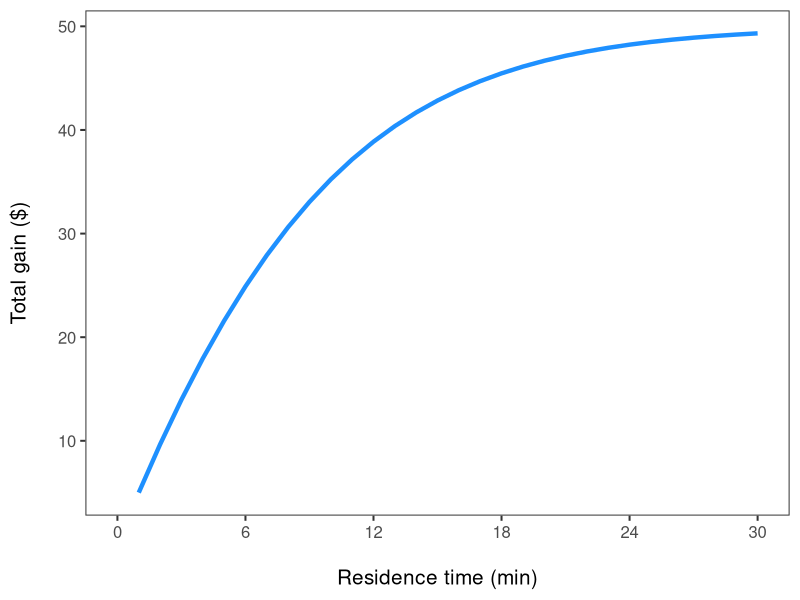
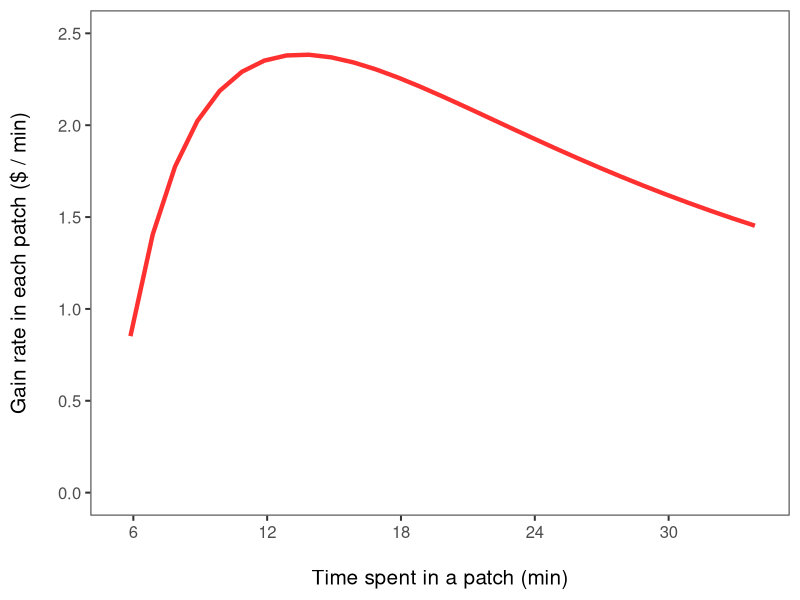

Source code (R) for these figures, in order:
## ---- chunk 1
knitr::opts_chunk$set(
  fig.align = "center",
  warning = FALSE,
  message = FALSE
)
## ---- chunk 2
Tf <- 30               # game duration
N_in_t0 <- 50          # total number of marbles at a given station at the beginning
N1_in_t0 <- 10         # marbles of type 1 at the beginning
N2_in_t0 <- N1_in_t0   # marbles of type 2 at the beginning

Nsubstrat <- N_in_t0 - (N1_in_t0 + N2_in_t0)

lambda_in <- (60 / 10) # searching rate when not handling (marbles that can be drawn / min)
h1_in <- (10 / 60)     # handling time resource type 1 (min / marble)
h2_in <- (10 / 60)     # handling time resource type 2 (min / marble)

e1_in <- 5            # $ gained by consuming a resource of type 1 ($ / marble)
e2_in <- 1            # $ gained by consuming a resource of type 2 ($ / marble)
p1_in <- 1             # if marble of type 1 are taken, p = 1; 0 otherwise
p2_in <- 0             # if marble of type 2 are taken, p = 1; 0 otherwise
## ---- chunk 3
E_in_t0 <- ((lambda_in * (N1_in_t0 / N_in_t0) * e1_in * p1_in) +
            (lambda_in * (N2_in_t0 / N_in_t0) * e2_in * p2_in)) /
            (1 + (lambda_in * (N1_in_t0 / N_in_t0) * h1_in * p1_in) +
            (lambda_in * (N2_in_t0 / N_in_t0) * h2_in * p2_in))


cons1_in_T0 <- (lambda_in * (N1_in_t0 / N_in_t0) * p1_in) /
               (1 + (lambda_in * (N1_in_t0 / N_in_t0) * h1_in * p1_in) +
               (lambda_in * (N2_in_t0 / N_in_t0) * h2_in * p2_in))


cons2_in_T0 <- (lambda_in * (N2_in_t0 / N_in_t0) * p2_in) /
               (1 + (lambda_in * (N1_in_t0 / N_in_t0) * h1_in * p1_in) +
               (lambda_in * (N2_in_t0 / N_in_t0) * h2_in * p2_in))
## ---- chunk 4
E_in_t <- E_in_t0
#cumE_in_t <- E_in_t0
N1_in_t <- N1_in_t0
N2_in_t <- N2_in_t0
N_in_t <- N_in_t0
vN1_in_t <- numeric()
vN2_in_t <- numeric()
vN_in_t <- numeric()
vE_in_t <- numeric()
vnum <- numeric()
vdenom <- numeric()
## ---- chunk 5

for (i in 1:(Tf)) {

  N1_in_t <- N1_in_t -
            ((lambda_in * (N1_in_t / N_in_t) * p1_in) /
             (1 + (lambda_in * (N1_in_t / N_in_t) * h1_in * p1_in) +
             (lambda_in * (N2_in_t / N_in_t) * h2_in * p2_in))
            )

  N2_in_t <- N2_in_t -
             ((lambda_in * (N2_in_t / N_in_t) * p2_in) /
              (1 + (lambda_in * (N1_in_t / N_in_t) * h1_in * p1_in) +
              (lambda_in * (N2_in_t / N_in_t) * h2_in * p2_in))
             )

  #E_in_t <- ((lambda_in * (N1_in_t / N_in_t) * e1_in * p1_in) +
  #           (lambda_in * (N2_in_t / N_in_t) * e2_in * p2_in)
  #          ) /
  #          (1 + (lambda_in * (N1_in_t / N_in_t) * h1_in * p1_in) +
  #           (lambda_in * (N2_in_t / N_in_t) * h2_in * p2_in)
  #          )

  N_in_t <- N1_in_t + N2_in_t + Nsubstrat

  num  <- (lambda_in * (N1_in_t / N_in_t) * e1_in * p1_in) +
          (lambda_in * (N2_in_t / N_in_t) * e2_in * p2_in)

  denom <- 1 +
           (lambda_in * (N1_in_t / N_in_t) * h1_in * p1_in) +
           (lambda_in * (N2_in_t / N_in_t) * h2_in * p2_in)

  vN1_in_t[i] <- (N1_in_t)
  vN2_in_t[i] <- (N2_in_t)
  vN_in_t[i] <- (N_in_t)
  #vE_in_t[i] <- (E_in_t)

  vnum[i] <- (num)
  vdenom[i] <- (denom)

}
## ---- chunk 6

# Extract parameters
E_in <- vnum / vdenom             # rate of $ collection
E_in1 <- append((E_in_t0), E_in)

totgain_temp <- cumsum(E_in1)     # gain function (for each min)
totgain <- totgain_temp[1:Tf]     # gain function only during Tf

Residencytime <- 1:Tf

# Plot
library(ggplot2)
dat <- data.frame(x = Residencytime, y = totgain)

ggplot(data = dat, aes(x = x, y = y)) +
    geom_line(linewidth = 1.5, color = "dodgerblue") +
    xlab("\nResidence time (min)") +
    ylab("Total gain ($)\n") +
    scale_x_continuous(breaks = seq(0, 30, 6), limits = c(0, 30)) +
    #scale_y_continuous(breaks = seq(0, 600, 150), limits = c(0, 600)) +
    theme_bw(base_size = 15) +
    theme(panel.grid = element_blank())
## ---- chunk 7
a <- 30 * 23       # area search rate (m2 / min) (i.e. width * speed)
N1 <- 100 / 112000 # path density  (patches / m2) (i.e., 100 patches in about 120 000 m2)
#N2 <- N1          # density of patch type 2  (patches / m2) (not considered in the game)
mus <- 0.5         # survival probability when travelling between patches
muh <- mus         # survival probability when at a patch (i.e. when handling marbles)
mur <- .9          # survival probability when in refuge
#p1 <- 1
#p2 <- 0           # p2 always 0 because only one type of resource patches

hx <- 1:Tf         # h: min spent in a patch handing marbles
## ---- chunk 8
# encounter (patch/min) * handling a patch (min/patch)
Trx <- 1:Tf
hpatcha <- c(rep(hx, times = length(Trx)))
totgain1 <- c(rep(totgain, times = length(Trx)))
Tr <- c(rep(Trx, each = length(hx)))
## ---- chunk 9
Alldata1 <- matrix(c(Tr, hpatcha, totgain1), nrow = (length(Tr)), ncol = 3)
colnames(Alldata1) <- c("Tr", "hpatch", "e_intra")

# Encounter rate (m2 / min * patch / m2 = patch / min) with patch of type 1
# (only this type present)
lambdaAll1 <- a * N1

# Expected number of minutes needed to encounter the next patch
Timepatch_enc1 <- 1 / lambdaAll1

# time spent in each patch + time to the next patch
timeto_search_handl1 <- Timepatch_enc1 + hpatcha

# total no of patches visited during Tf
tot_patch_process_during_Tf <- (Tf - Tr) / timeto_search_handl1
Num_patches <- tot_patch_process_during_Tf

# modulo to get min remaining
remaining <- (Tf - Tr) %% timeto_search_handl1
# if +, then can consume the last patch completely
# i.e. 2.7 patches --> 3 patches completely consumed
diff1 <- remaining - hpatcha

# number of patches fully handled
nb_patch_fullyhandl <- ifelse(
    diff1 < 0,
    floor(Num_patches), ceiling(Num_patches)
)

# gain in the last patch is not fully handled
bbbb <- ifelse(diff1 < 0, totgain_temp[remaining], 0)
# search time at the end. =0 if last patch not fully consumed, remaining otherwise
cccc <- ifelse(diff1 < 0, 0, diff1)
# time spent handling last patch if only partially consumed
dddd <- ifelse(diff1 < 0, remaining, 0)

gain_duringTf <- (nb_patch_fullyhandl * totgain1) + bbbb
Ts_inter <- (Timepatch_enc1 * (floor(Num_patches))) + cccc # assume that consumer starts in a patch
Th1 <- (hpatcha * nb_patch_fullyhandl) + dddd

# overall survival probability, given the time spent in different behaviours
# (searching, handling marbles at a station, waiting in a refuge)
mu <- ((Ts_inter * mus + Th1 * muh + Tr * mur) / Tf)

# Expected long term gain rate, given probability of survival
Eall1 <- gain_duringTf * mu

loc1 <- which(Eall1 == max(Eall1))

zz <- matrix(
    c(
     Eall1, gain_duringTf, mu,
     hpatcha, nb_patch_fullyhandl,
     Ts_inter, Th1, Tr
    ),
    ncol = 8
)
colnames(zz) <- c(
    "Eall", "E", "mu", "h",
    "NbPatch_consumed",
    "Ts", "Th", "Tr"
)

## ---- chunk 10

# Extract model parameters
timex <- 1:length(totgain_temp)
timex <- timex + Ts_inter[loc1]
gain <- totgain_temp / timex
#gain2 <- Eall1/timex #plot(timex, gain)

dat <- data.frame(x = timex, y = gain)

# library(ggplot2)
ggplot(data = dat, aes(x = x, y = y)) +
    geom_line(linewidth = 1.5, color = "firebrick1") +
    xlab("\nTime spent in a patch (min)") +
    ylab("Gain rate in each patch ($ / min)\n") +
    scale_x_continuous(breaks = seq(0, 30, 6), limits = c(5.5, 34)) +
    scale_y_continuous(breaks = seq(0, 2.5, 0.5), limits = c(0, 2.5)) +
    theme_bw(base_size = 15) +
    theme(panel.grid = element_blank())
## ---- chunk 11
# Long-term expected gain, overall risk, handling rate
# number of stations fully consumed
# time spent searching, handling, in refuge
Value_given_optimal_behaviour <- c(
    Eall1[loc1], gain_duringTf[loc1],
    mu[loc1], hpatcha[loc1], nb_patch_fullyhandl[loc1],
    Ts_inter[loc1], Th1[loc1], Tr[loc1]
)

Value_given_optimal_behaviour <- round(
  Value_given_optimal_behaviour, digits = 2
)

# Long-term expected gain, overall risk, handling rate
# number of stations fully consumed
# time spent searching, handling, in refuge
Variable <- c(
  "Realized gain ($)", "gain_no_pred",
  "Overall mortality risk", "Patch resience time (min)",
  "nb of patches fully handled", "Total time searching patches (min)",
  "Total time in patches (min)", "Total time in refuge (min)"
)

c <- data.frame(Variable = Variable, Value = Value_given_optimal_behaviour)

c
